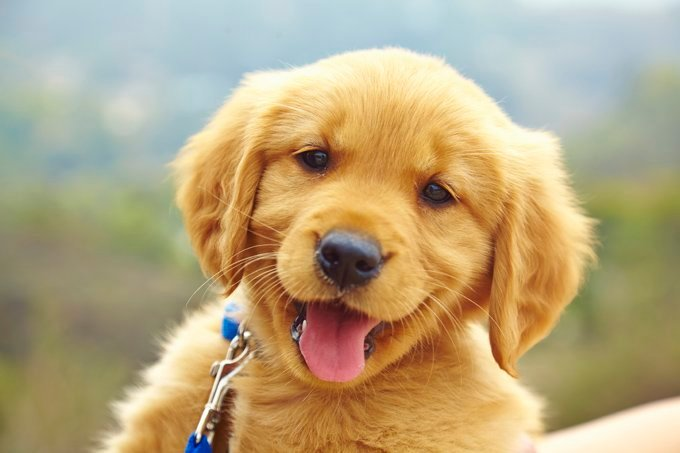
#> input picture Lab1/res/puppy.jpg, 680 x 453 px
$ jupyter execute lab1.ipynb
#> lines starting #> are read from the running program, lines starting #| are printed output that depends on the picture
### Lab 1: Filters, Convolution, Edge Detection

## 1. Filters

[cell 1]
from PIL import Image
from numpy import *
import numpy as np
from PIL import Image

# import scikit-image
import skimage
from skimage import util
from scipy import signal

# import matplotlib
import matplotlib.pyplot as plt

[cell 2]
image = array(Image.open('res/puppy.jpg').convert(mode="L"))
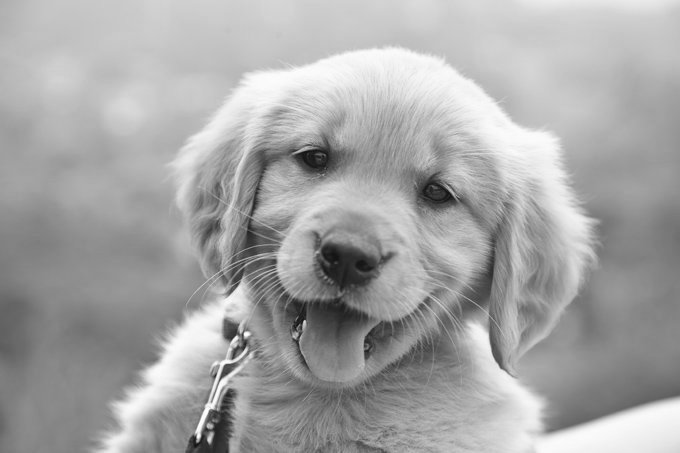
#> image: shape (453, 680); min 16, max 254, mean 166.4
# import the image for matplotlib
plt.imshow(image, cmap="gray_r")

[cell 3]
# Apply salt and pepper noise
img_sp_noise = util.random_noise(image, mode='s&p', clip=True, amount=0.18)
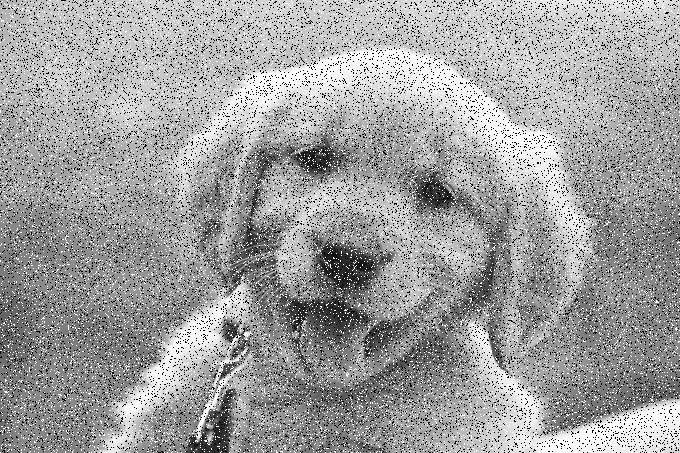
#> img_sp_noise: shape (453, 680) float64; min 0, max 1, mean 0.625

# Convert the image back to the range [0, 255]
img_sp_noise = (img_sp_noise * 255).astype(np.uint8)
# Show the image with salt and pepper noise
plt.imshow(img_sp_noise, cmap="gray_r")

[cell 4]
def box_filter(dim):
    # create a box filter of dimension 3x3
    return np.ones((dim, dim)) * 1 / dim ** 2

img_denoised_box_conv = signal.convolve2d(img_sp_noise, box_filter(15), mode="same")
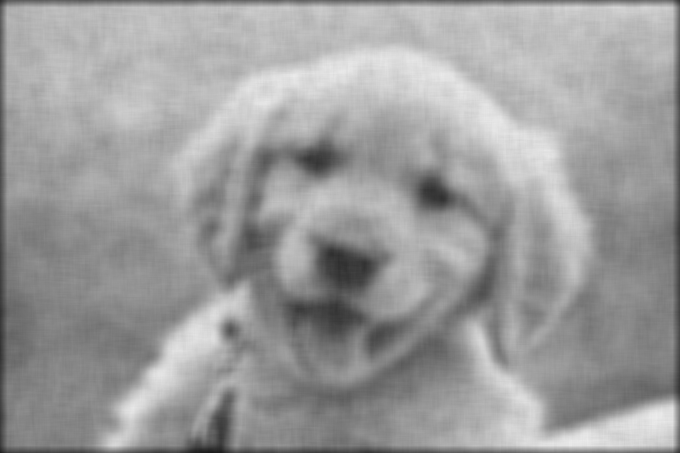
#> img_denoised_box_conv: shape (453, 680) float64; min 28.15, max 236.8, mean 157.2
# plot the denoised image using matplotlib
plt.imshow(img_denoised_box_conv, cmap="gray_r")

[cell 5]
# Comparing Box Filter to using Gaussian Filter

# Create a Gaussian filter
def gaussian_filter(size, sigma):
    x, y = np.mgrid[-size:size+1, -size:size+1]
    g = np.exp(-((x**2 + y**2)/(2.0*sigma**2)))
    return g / g.sum()

# Apply the Gaussian filter
img_denoised_gaussian_conv = signal.convolve2d(img_sp_noise, gaussian_filter(15, 5), mode="same")
# Visualize the denoised image
plt.imshow(img_denoised_gaussian_conv, cmap="gray_r")

## 2. Edge Detection

[cell 6]
# Simple Edge Filter:

simple_edge_filter = [[-1, 0, 1]]
img_edges = signal.convolve2d(image, simple_edge_filter, mode="same")
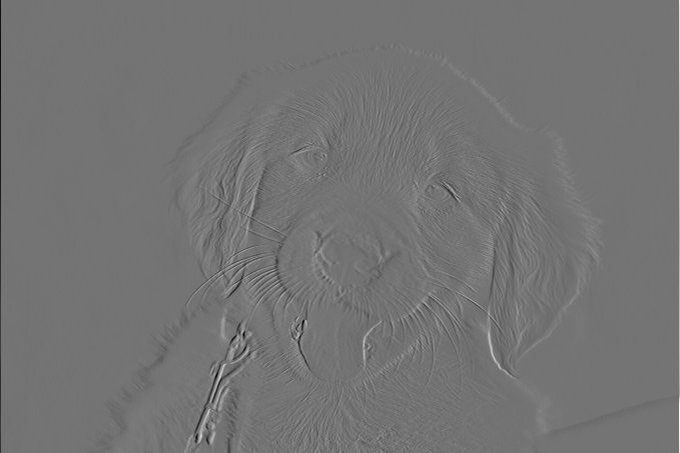
#> img_edges: shape (453, 680) int64; min -208, max 248, mean 0; drawn with min black and max white
# Normalize the image to the range [0, 255]
img_edges = np.clip(img_edges, 0, 255).astype(np.uint8)
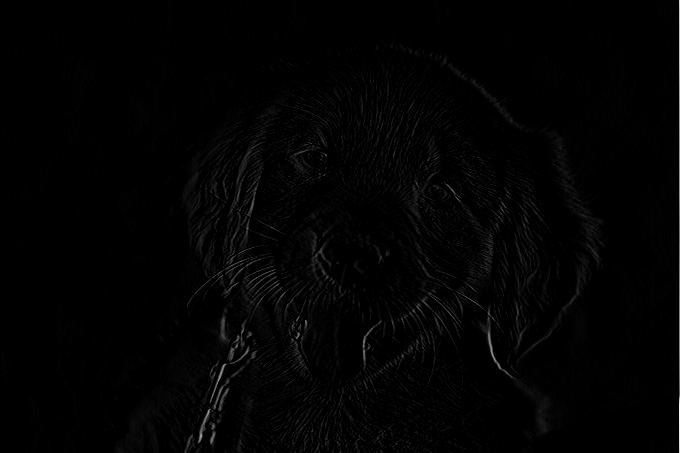
#> img_edges: shape (453, 680); min 0, max 248, mean 2.7
# Visualize the edges
Image.fromarray(img_edges).show()

[cell 7]
# use correlation instead of convolution
img_edges_corr = signal.correlate2d(image, simple_edge_filter, mode="same")
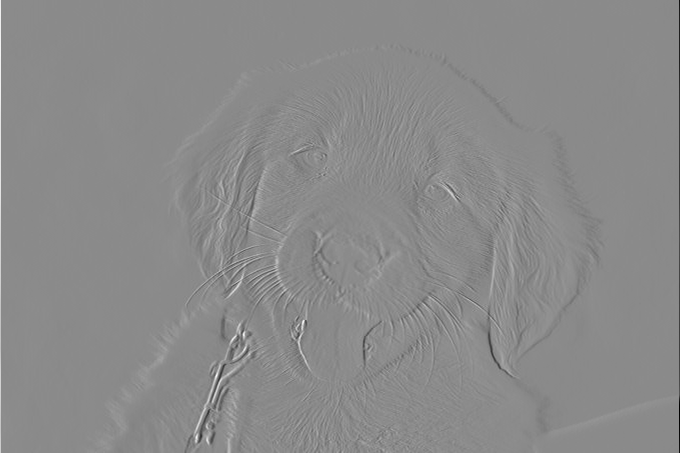
#> img_edges_corr: shape (453, 680) int64; min -248, max 208, mean 0; drawn with min black and max white
# Normalize the image to the range [0, 255]
img_edges_corr = np.clip(img_edges_corr, 0, 255).astype(np.uint8)
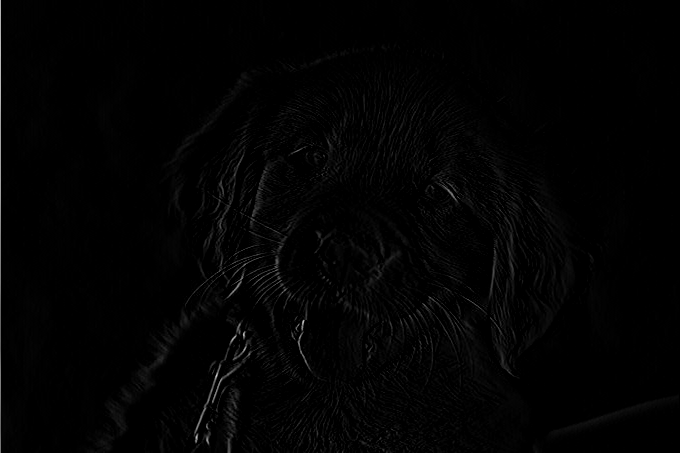
#> img_edges_corr: shape (453, 680); min 0, max 208, mean 2.7
# Visualize the edges
Image.fromarray(img_edges_corr).show()
